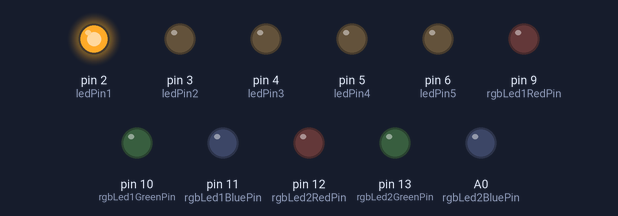
The sketch below on a simulated Arduino Uno, built with avr-gcc and run on an emulated ATmega328P. On the bench: output pins drawn as LEDs (lit = HIGH).

Above: at 0.1 s.
At 5.1 s:
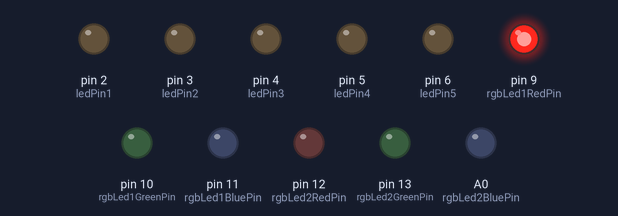
At 12.2 s:
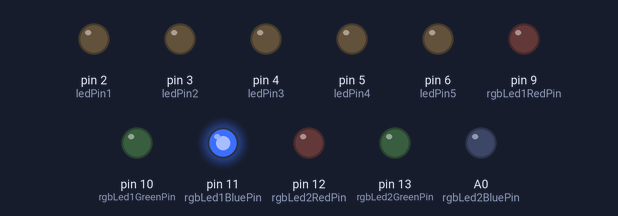
At 18.1 s:
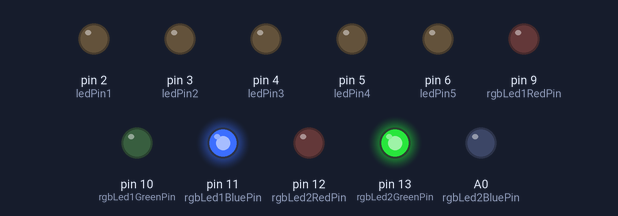
At 21.6 s:
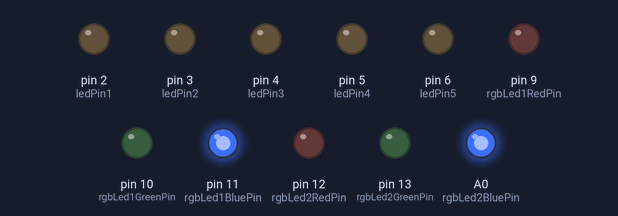
At 38.4 s:
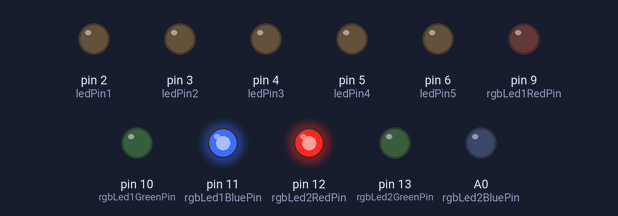
Timing chart, 0 to 39.9 s (numbered marks = the images above):
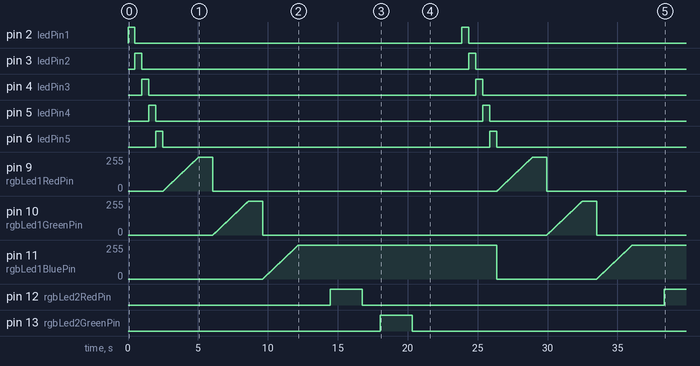

Measured:
- by itself, pin 2 (ledPin1), pin 3 (ledPin2), pin 4 (ledPin3), pin 5 (ledPin4), pin 6 (ledPin5): alternates HIGH for 0.50 s and LOW for 23.4 s
- by itself, pin 9 (rgbLed1RedPin), pin 10 (rgbLed1GreenPin): ramps from 0/255 to 255/255 and jumps back, once every 23.9 s
- by itself, pin 12 (rgbLed2RedPin): LOW → HIGH at 14.5 s, → LOW 2.3 s later, → HIGH 21.6 s later
- by itself, pin 13 (rgbLed2GreenPin): LOW → HIGH at 18.0 s, → LOW 2.3 s later
- by itself, A0 (rgbLed2BluePin): LOW → HIGH at 21.6 s, → LOW 15.5 s later

The sketch:

testeLEDS.ino
```cpp
// Pinos dos LEDs padrão
int ledPin1 = 2;
int ledPin2 = 3;
int ledPin3 = 4;
int ledPin4 = 5;
int ledPin5 = 6;

// Pinos dos LEDs RGB
int rgbLed1RedPin = 9;
int rgbLed1GreenPin = 10;
int rgbLed1BluePin = 11;
int rgbLed2RedPin = 12;
int rgbLed2GreenPin = 13;
int rgbLed2BluePin = A0;

// Variáveis para controlar as cores dos LEDs RGB
int rgbLed1RedValue = 0;
int rgbLed1GreenValue = 0;
int rgbLed1BlueValue = 0;
int rgbLed2RedValue = 0;
int rgbLed2GreenValue = 0;
int rgbLed2BlueValue = 0;

void setup() {
  // Define os pinos dos LEDs padrão como saída
  pinMode(ledPin1, OUTPUT);
  pinMode(ledPin2, OUTPUT);
  pinMode(ledPin3, OUTPUT);
  pinMode(ledPin4, OUTPUT);
  pinMode(ledPin5, OUTPUT);

  // Define os pinos dos LEDs RGB como saída
  pinMode(rgbLed1RedPin, OUTPUT);
  pinMode(rgbLed1GreenPin, OUTPUT);
  pinMode(rgbLed1BluePin, OUTPUT);
  pinMode(rgbLed2RedPin, OUTPUT);
  pinMode(rgbLed2GreenPin, OUTPUT);
  pinMode(rgbLed2BluePin, OUTPUT);
}

void loop() {
  // Liga e desliga os LEDs padrão em sequência
  digitalWrite(ledPin1, HIGH);
  delay(500);
  digitalWrite(ledPin1, LOW);

  digitalWrite(ledPin2, HIGH);
  delay(500);
  digitalWrite(ledPin2, LOW);

  digitalWrite(ledPin3, HIGH);
  delay(500);
  digitalWrite(ledPin3, LOW);

  digitalWrite(ledPin4, HIGH);
  delay(500);
  digitalWrite(ledPin4, LOW);

  digitalWrite(ledPin5, HIGH);
  delay(500);
  digitalWrite(ledPin5, LOW);

  // Testa as cores dos LEDs RGB individualmente
  testRgbLed1Red();
  delay(1000);
  testRgbLed1Green();
  delay(1000);
  testRgbLed1Blue();
  delay(1000);
  testRgbLed2Red();
  delay(1000);
  testRgbLed2Green();
  delay(1000);
  testRgbLed2Blue();
  delay(1000);
}

// Função para testar a cor vermelha do LED RGB 1
void testRgbLed1Red() {
  // Desliga as outras cores
  analogWrite(rgbLed1GreenPin, 0);
  analogWrite(rgbLed1BluePin, 0);

  // Ajusta a intensidade da cor vermelha
  for (int i = 0; i <= 255; i++) {
    analogWrite(rgbLed1RedPin, i);
    delay(10);
  }
}

// Função para testar a cor verde do LED RGB 1
void testRgbLed1Green() {
  // Desliga as outras cores
  analogWrite(rgbLed1RedPin, 0);
  analogWrite(rgbLed1BluePin, 0);

  // Ajusta a intensidade da cor verde
  for (int i = 0; i <= 255; i++) {
    analogWrite(rgbLed1GreenPin, i);
    delay(10);
  }
}

// Função para testar a cor azul do LED RGB 1
void testRgbLed1Blue() {
  // Desliga as outras cores
  analogWrite(rgbLed1RedPin, 0);
  analogWrite(rgbLed1GreenPin, 0);

  // Ajusta a intensidade da cor azul
  for (int i = 0; i <= 255; i++) {
    analogWrite(rgbLed1BluePin, i);
    delay(10);
  }
}

// Função para testar a cor vermelha do LED RGB 2
void testRgbLed2Red() {
  // Desliga as outras cores
  analogWrite(rgbLed2GreenPin, 0);
  analogWrite(rgbLed2BluePin, 0);

  // Ajusta a intensidade da cor vermelha
  for (int i = 0; i <= 255; i++) {
    analogWrite(rgbLed2RedPin, i);
    delay(10);
  }
}

// Função para testar a cor verde do LED RGB 2
void testRgbLed2Green() {
  // Desliga as outras cores
  analogWrite(rgbLed2RedPin, 0);
  analogWrite(rgbLed2BluePin, 0);

  // Ajusta a intensidade da cor verde
  for (int i = 0; i <= 255; i++) {
    analogWrite(rgbLed2GreenPin, i);
    delay(10);
  }
}

// Função para testar a cor azul do LED RGB 2
void testRgbLed2Blue() {
  // Desliga as outras cores
  analogWrite(rgbLed2RedPin, 0);
  analogWrite(rgbLed2GreenPin, 0);

  // Ajusta a intensidade da cor azul
  for (int i = 0; i <= 255; i++) {
    analogWrite(rgbLed2BluePin, i);
    delay(10);
  }
}
```
